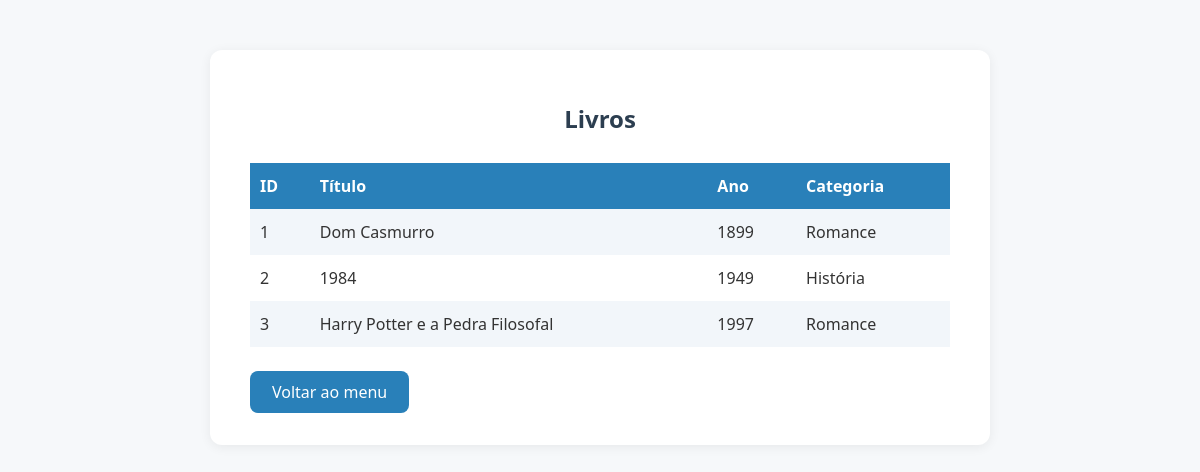
The page /livros.php on the database its author committed.
### tables this page shows
CREATE TABLE Livro (
    id INT AUTO_INCREMENT PRIMARY KEY,
    titulo VARCHAR(200) NOT NULL,
    ano INT NOT NULL,
    id_categoria INT,
    FOREIGN KEY (id_categoria) REFERENCES Categoria(id)
);

CREATE TABLE Categoria (
    id INT AUTO_INCREMENT PRIMARY KEY,
    nome VARCHAR(100) NOT NULL
);

### livros.php (the view, shortened to what this page needs)
<?php
include 'config.php';
$sql = "SELECT l.id, l.titulo, l.ano, c.nome AS categoria FROM Livro l LEFT JOIN Categoria c ON l.id_categoria = c.id";
$result = $conn->query($sql);
?>
<!DOCTYPE html>
<html lang="pt-br">
<head>
</head>
<body>
    <div class="container">
        <h2>Livros</h2>
        <table>
            <tr><th>ID</th><th>Título</th><th>Ano</th><th>Categoria</th></tr>
            <?php while($row = $result->fetch_assoc()): ?>
            <tr>
                <td><?= $row['id'] ?></td>
                <td><?= htmlspecialchars($row['titulo']) ?></td>
                <td><?= $row['ano'] ?></td>
                <td><?= htmlspecialchars($row['categoria']) ?></td>
            </tr>
            <?php endwhile; ?>
        </table>
        <a class="back-btn" href="index.php">Voltar ao menu</a>
    </div>
</body>
</html>

### livros.php (style rules this page uses)
body { font-family: 'Segoe UI', Arial, sans-serif; background: #f6f8fa; margin: 0; }
.container { max-width: 700px; margin: 50px auto; background: #fff; border-radius: 12px; box-shadow: 0 2px 12px #0001; padding: 32px 40px; }
h2 { color: #2c3e50; text-align: center; margin-bottom: 28px; }
table { width: 100%; border-collapse: collapse; margin-bottom: 24px; }
th, td { border: none; padding: 12px 10px; text-align: left; }
th { background: #2980b9; color: #fff; font-weight: 600; }
tr:nth-child(even) { background: #f2f6fa; }
td { color: #333; }
.back-btn { display: inline-block; background: #2980b9; color: #fff; padding: 10px 22px; border-radius: 8px; text-decoration: none; font-weight: 500; transition: background 0.2s; }

### rows shown on the page
livro: id "1", titulo "Dom Casmurro", ano "1899", id_categoria.nome "Romance"
livro: id "2", titulo "1984", ano "1949", id_categoria.nome "História"
livro: id "3", titulo "Harry Potter e a Pedra Filosofal", ano "1997", id_categoria.nome "Romance"
